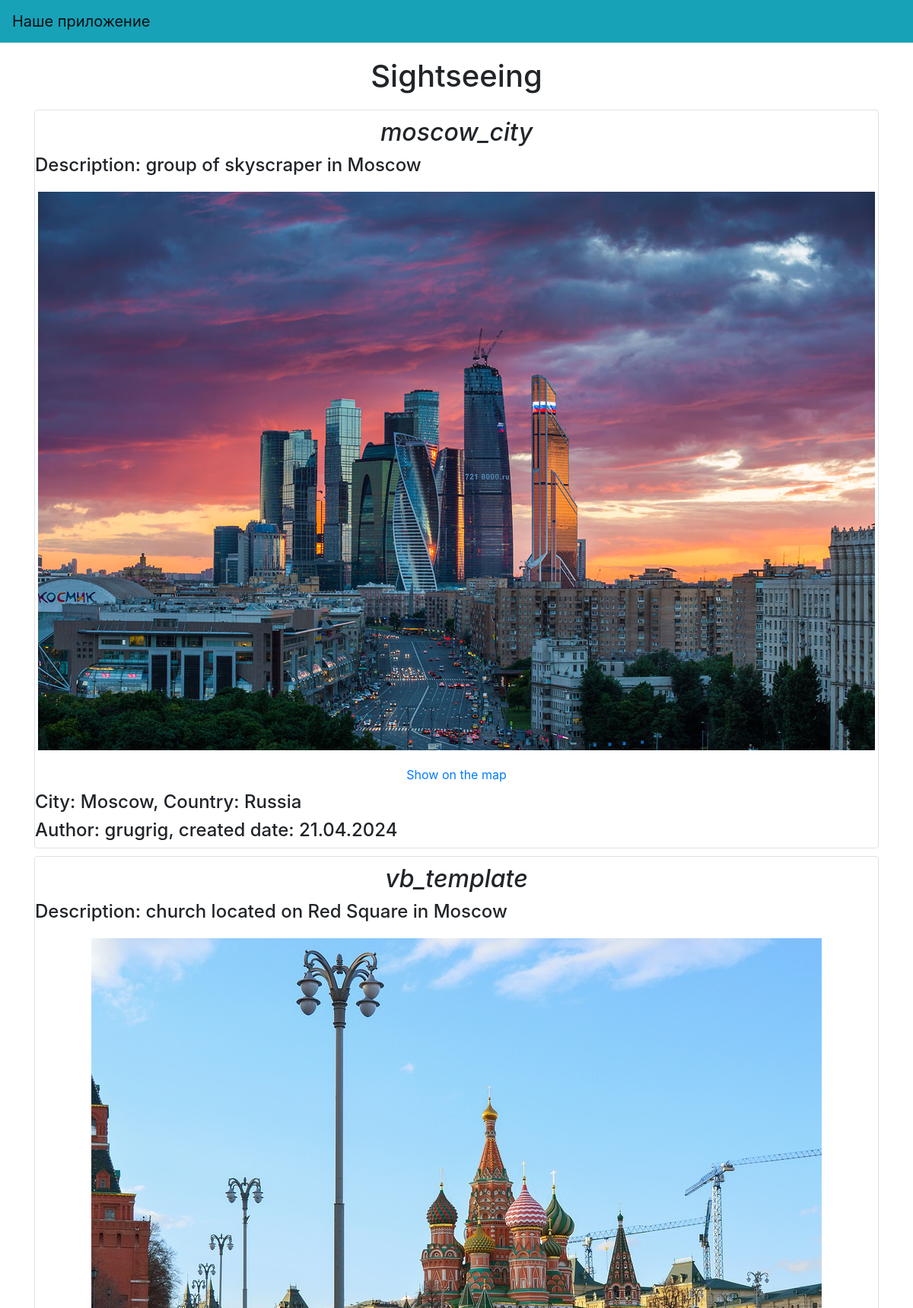
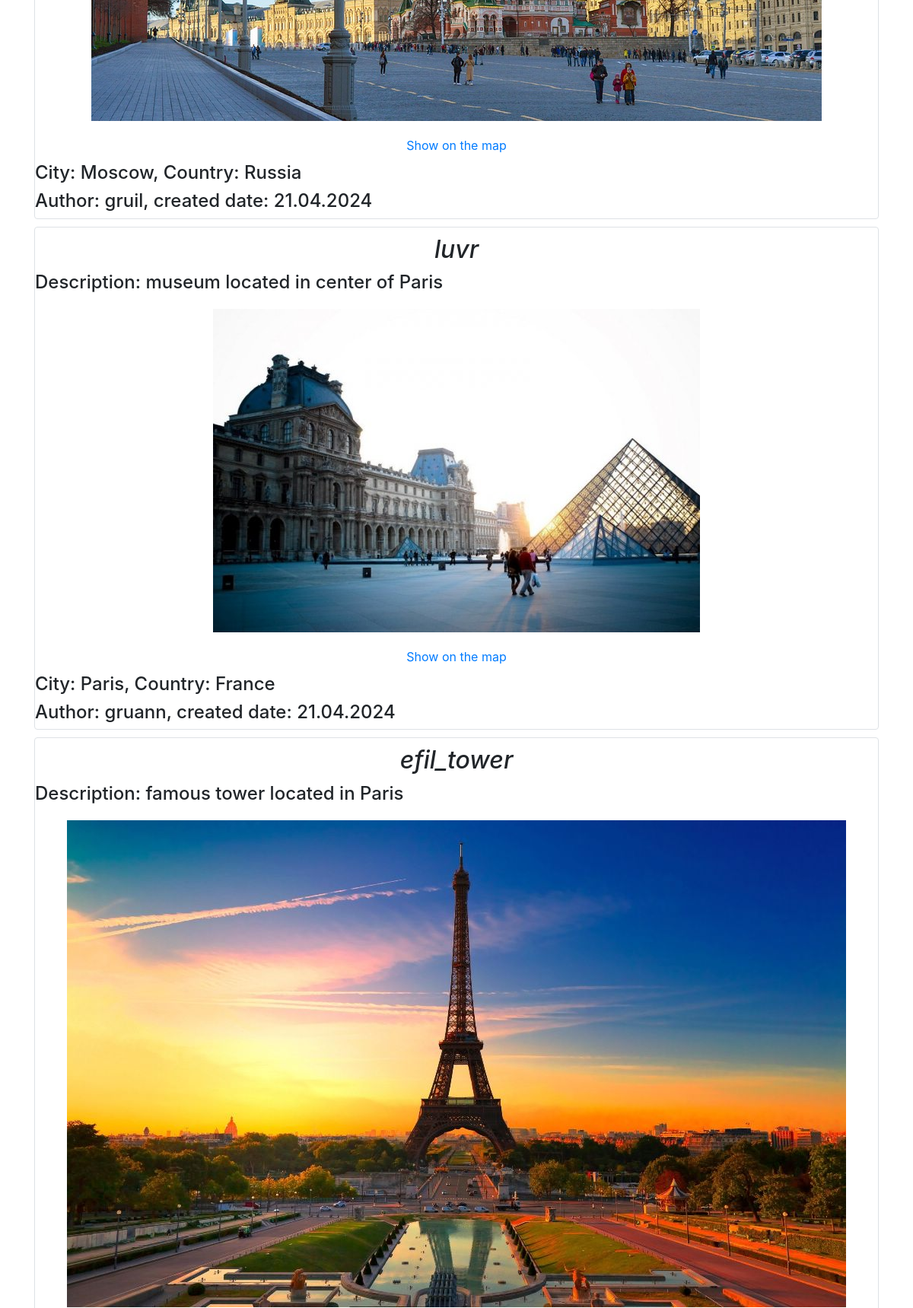
/index (upper part), run on the app's committed database (2 pictures, top to bottom).
### data/attractions.py (models this page shows, shortened)
class Attractions(SqlAlchemyBase):
    __tablename__ = 'attractions'
    id = sqlalchemy.Column(sqlalchemy.Integer,
                           primary_key=True, autoincrement=True)
    name = sqlalchemy.Column(sqlalchemy.String, nullable=True)
    description = sqlalchemy.Column(sqlalchemy.String, nullable=True)
    сity = sqlalchemy.Column(sqlalchemy.String, nullable=True)
    country = sqlalchemy.Column(sqlalchemy.String, nullable=True)
    map = sqlalchemy.Column(sqlalchemy.String, nullable=True)
    pic = sqlalchemy.Column(sqlalchemy.String, nullable=True)
    created_date = sqlalchemy.Column(sqlalchemy.DateTime,
                                     default=datetime.datetime.now)
    user_id = sqlalchemy.Column(sqlalchemy.Integer,
                                sqlalchemy.ForeignKey("users.id"))
    user = orm.relationship('User')

### data/users.py (models this page shows, shortened)
class User(SqlAlchemyBase):
    __tablename__ = 'users'
    id = sqlalchemy.Column(sqlalchemy.Integer,
                           primary_key=True, autoincrement=True)
    name = sqlalchemy.Column(sqlalchemy.String, nullable=True)
    sex = sqlalchemy.Column(sqlalchemy.String, nullable=True)
    age = sqlalchemy.Column(sqlalchemy.Integer, nullable=True)
    about = sqlalchemy.Column(sqlalchemy.String, nullable=True)
    email = sqlalchemy.Column(sqlalchemy.String,
                              index=True, unique=True, nullable=True)
    hashed_password = sqlalchemy.Column(sqlalchemy.String, nullable=True)
    created_date = sqlalchemy.Column(sqlalchemy.DateTime,
                                     default=datetime.datetime.now)
    attractions = orm.relationship("Attractions", back_populates='user')

### main.py (the view)
@app.route('/index')
def index():
    db_sess = db_session.create_session()
    attractions = db_sess.query(Attractions).all()
    return render_template('index.html', attractions=attractions)

### data/db_session.py (called while the page is built)
def create_session() -> Session:
    global __factory
    return __factory()

### templates/index.html
{% extends "base.html" %}
{% block content %}
<h1>Sightseeing</h1>
{% for item in attractions%}
<div id="item" class="col-md6 border rounded">
    <h2 id="name">{{item.name}}</h2>
    <div id="description">
        <h4>
            Description: {{item.description}}
        </h4>
    </div>
    <div id="picture">
        <img src="{{ item.pic }}" alt="Not found">
    </div>
    <div id="map">
        <a href="{{ item.map }}">Show on the map</a>
    </div>
    <div>
        <h4>
            City: {{ item.сity }}, Country: {{ item.country }}
        </h4>
    </div>
    <div>
        <h4>
        Author: {{ item.user.name }}, created date: {{item.created_date.strftime('%d.%m.%Y')}}
    </h4>
    </div>
</div>
{% endfor %}
{% endblock %}

### templates/base.html (shortened to what this page needs)
<!DOCTYPE html>
<html lang="en">
<head>
    <link rel="stylesheet"
          href="https://stackpath.bootstrapcdn.com/bootstrap/4.4.1/css/bootstrap.min.css"
>
    <link rel="stylesheet" type="text/css" href="static/css/style.css">
</head>
<body>
<header>
    <nav class="navbar navbar-light bg-info">
        <a class="navbar-brand" href="#">Наше приложение</a>
    </nav>
</header>
<main role="main" class="container">
    {% block content%}{% endblock %}
</main>
</body>
</html>

### static/css/style.css (style rules this page uses)
h1 { text-align: center; margin-top: 20px; margin-bottom: 20px; }
div#item { margin-bottom: 10px; }
h2#name { font-style: italic; text-align: center; margin-top: 10px; margin-bottom: 10px; }
div#description { margin-bottom: 5px; }
div#picture { display: flex; align-items: center; justify-content: center; margin-top: 20px; margin-bottom: 20px; }
div#map { text-align: center; margin-bottom: 10px; }

### data on the page
Attractions: name "moscow_city", description "group of skyscraper in Moscow", pic (picture), сity "Moscow", country "Russia", user.name "grugrig", created_date "21.04.2024"
Attractions: name "vb_template", description "church located on Red Square in Moscow", pic (picture), сity "Moscow", country "Russia", user.name "gruil", created_date "21.04.2024"
Attractions: name "luvr", description "museum located in center of Paris", pic (picture), сity "Paris", country "France", user.name "gruann", created_date "21.04.2024"
Attractions: name "efil_tower", description "famous tower located in Paris", pic (picture)
